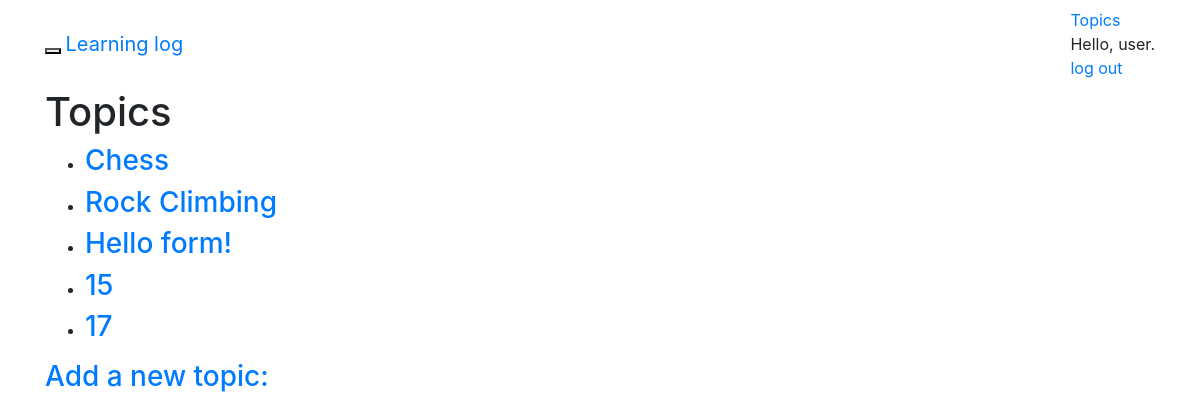
The page /topics/ (signed in) on the database its author committed.
### learning_logs/models.py (models this page shows)
class Topic(models.Model):
  text = models.CharField(max_length=200)
  date_added = models.DateTimeField(auto_now_add=True)
  owner = models.ForeignKey(User, on_delete=models.CASCADE)
  def __str__(self):
    return self.text

### learning_logs/views.py (the view)
# urls.py: path('topics/', views.topics, name='topics'),
@login_required
def topics(request):
  topics = Topic.objects.filter(owner=request.user).order_by('date_added')
  context = {'topics': topics}
  return render(request, 'learning_logs/topics.html', context)

### learning_logs/templates/learning_logs/topics.html
{% extends "learning_logs/base.html" %}
{% block header %}
  <h1>Topics</h1>
{% endblock header %}
{% block content %}
  <ul>
    {% for topic in topics %}
      <li>
        <h3>
          <a href="{% url 'learning_logs:topic' topic.id %}">{{ topic }}</a>
        </h3>
      </li>
    {% empty %}
      <li>No topics have been added yet.</li>
    {% endfor %}
  </ul>
  <h3><a href="{% url 'learning_logs:new_topic' %}">Add a new topic:</a></h3>
{% endblock content %}

### learning_logs/templates/learning_logs/base.html (shortened to what this page needs)
{% load bootstrap4 %}
<!DOCTYPE html>
<html lang="en">
<head>
  {% bootstrap_css %}
</head>
<body>
  <nav class="navbar navbar-default navbar-static-top">
    <div class="container">
      <div class="navbar-header">
        <button type="button" class="navbar-toggle collapsed"
          data-toggle="collapse" data-target="#navbar"
          aria-expanded="false" aria-controls="navbar"></button>
        <a class="navbar-brand" href="{% url 'learning_logs:index' %}">
          Learning log</a>
      </div>
      <div>
        <ul class="nav navbar-nav">
          <li><a href="{% url 'learning_logs:topics' %}">Topics</a></li>
        </ul>
        <ul class="nav navbar-nav navbar-right">
          {% if user.is_authenticated %}
            <li><a>Hello, {{ user.username }}.</a></li>
            <li><a href="{% url 'users:logout' %}">log out</a></li>
          {% else %}
            <li><a href="{% url 'users:register' %}">register</a></li>
            <li><a href="{% url 'users:login' %}">log in</a></li>
          {% endif %}
        </ul>
      </div>
    </div>
  </nav>
  <div class="container">
    <div class="page-header">
      {% block header %}{% endblock header %}
    </div>
    <div>
      {% block content %}{% endblock content %}
    </div>
  </div>
</body>
</html>

### rows shown on the page
Topic: text "Chess"
Topic: text "Rock Climbing"
Topic: text "Hello form!"
Topic: text "15"
Topic: text "17"

### other values the page prints
{{ user.username }} "user"
